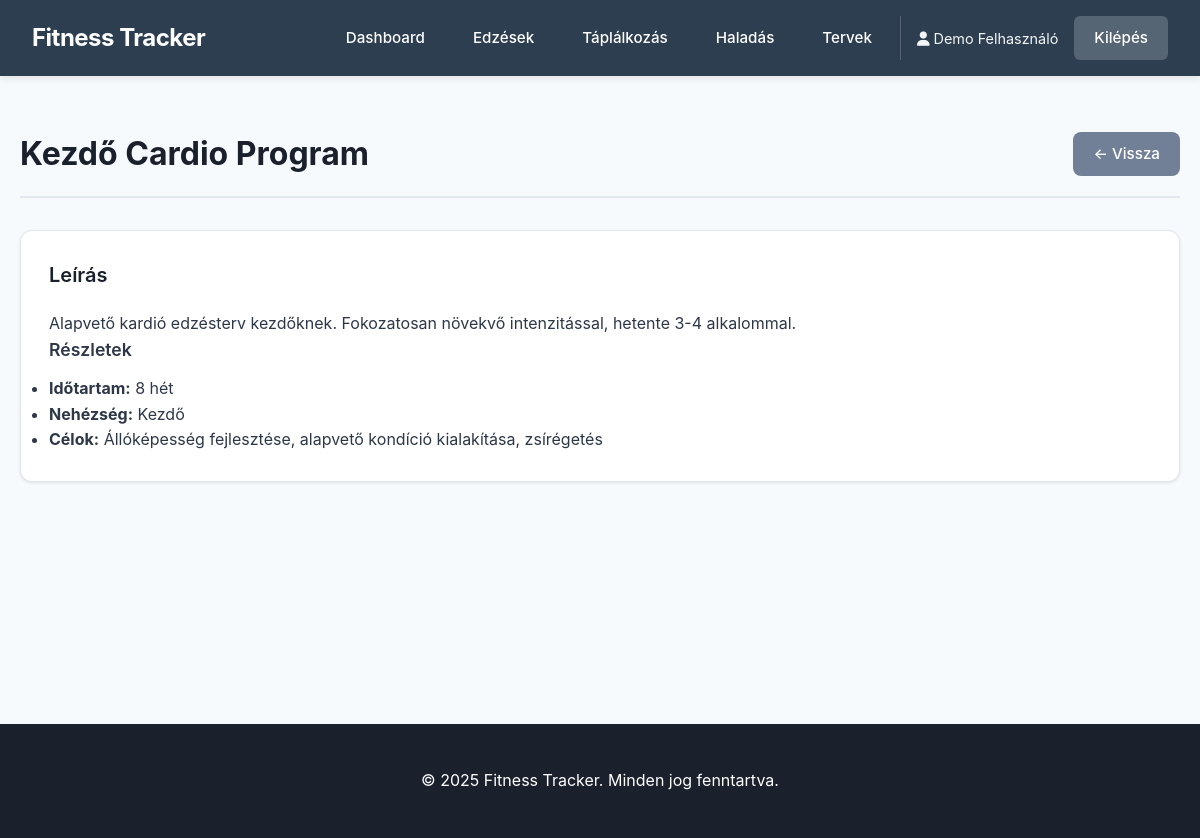
The app's page /index.php?action=plan_show&id=1 (signed in) with its own data.
### tables this page shows
CREATE TABLE workout_plans (
    id INT AUTO_INCREMENT PRIMARY KEY,
    user_id INT NOT NULL,
    name VARCHAR(100) NOT NULL,
    description TEXT,
    duration_weeks INT NOT NULL,
    difficulty ENUM('Kezdő', 'Haladó', 'Professzionális') NOT NULL,
    goals TEXT,
    is_template BOOLEAN DEFAULT FALSE,
    created_at TIMESTAMP DEFAULT CURRENT_TIMESTAMP,
    FOREIGN KEY (user_id) REFERENCES users(id) ON DELETE CASCADE,
    INDEX idx_user (user_id),
    INDEX idx_template (is_template)
);

### controllers/BaseController.php (called while the page is built, shortened)
<?php
abstract class BaseController
{
    public function __construct($model)
    {
        $this->model = $model;
    }
    protected function render(string $view, array $data = []): void
    {
        extract($data);
        $viewFile = "views/{$view}.php";
        include $viewFile;
    }
}

### controllers/WorkoutPlanController.php (called while the page is built, shortened)
<?php
class WorkoutPlanController extends BaseController
{
    public function show(): void
    {
        $id = (int)($_GET['id'] ?? 0);
        $plan = $this->model->getById($id);
        $this->render('plan/show', [
            'plan' => $plan
        ]);
    }
}

### classes/Router.php (called while the page is built, shortened)
<?php
class Router
{
    private array $routes = [];
    private Database $database;
    public function __construct(Database $database)
    {
        $this->database = $database;
    }
    public function add(string $action, string $controllerClass, string $method, string $modelClass): void
    {
        $this->routes[$action] = [
            'controller' => $controllerClass,
            'method' => $method,
            'model' => $modelClass
        ];
    }
    public function dispatch(?string $action = null): void
    {
        $action = $action ?? $_GET['action'] ?? 'home';
        $route = $this->routes[$action];
        $model = new $route['model']($this->database);
        $controller = new $route['controller']($model);
        $method = $route['method'];
        $controller->$method();
    }
}

### index.php (called while the page is built, shortened)
<?php
require_once 'config/database.php';
require_once 'classes/Database.php';
require_once 'classes/Router.php';
require_once 'models/BaseModel.php';
require_once 'controllers/BaseController.php';
require_once 'controllers/WorkoutPlanController.php';
$database = Database::getInstance();
$router = new Router($database);
$router->add('login', AuthController::class, 'login', User::class);
$router->add('register', AuthController::class, 'register', User::class);
$router->add('logout', AuthController::class, 'logout', User::class);
$router->add('home', DashboardController::class, 'home', User::class);
$router->add('workout_list', WorkoutController::class, 'list', Workout::class);
$router->add('workout_create', WorkoutController::class, 'create', Workout::class);
$router->add('workout_edit', WorkoutController::class, 'edit', Workout::class);
$router->add('workout_delete', WorkoutController::class, 'delete', Workout::class);
$router->add('nutrition_list', NutritionController::class, 'list', Nutrition::class);
$router->add('nutrition_create', NutritionController::class, 'create', Nutrition::class);
$router->add('nutrition_edit', NutritionController::class, 'edit', Nutrition::class);
$router->add('nutrition_delete', NutritionController::class, 'delete', Nutrition::class);
$router->add('calculator', NutritionController::class, 'calculator', Nutrition::class);
$router->add('progress_list', ProgressController::class, 'list', Progress::class);
$router->add('progress_create', ProgressController::class, 'create', Progress::class);
$router->add('progress_charts', ProgressController::class, 'charts', Progress::class);
$router->add('plan_list', WorkoutPlanController::class, 'list', WorkoutPlan::class);
$router->add('plan_create', WorkoutPlanController::class, 'create', WorkoutPlan::class);
$router->add('plan_show', WorkoutPlanController::class, 'show', WorkoutPlan::class);
$router->add('plan_clone', WorkoutPlanController::class, 'clone', WorkoutPlan::class);
$router->dispatch();

### models/BaseModel.php (called while the page is built, shortened)
<?php
abstract class BaseModel
{
    protected mysqli $db;
    protected string $table;
    public function __construct(Database $database)
    {
        $this->db = $database->getConnection();
    }
    public function getById(int $id): ?array
    {
        $sql = "SELECT * FROM {$this->table} WHERE id = ?";
        $stmt = $this->db->prepare($sql);
        $stmt->bind_param('i', $id);
        $stmt->execute();
        $result = $stmt->get_result();
        return $result->fetch_assoc();
    }
}

### classes/Database.php (called while the page is built, shortened)
<?php
class Database
{
    private mysqli $connection;
    private function __construct()
    {
        $this->connection = new mysqli(
            DB_HOST,
            DB_USER,
            DB_PASS,
            DB_NAME
        );
        $this->connection->set_charset(DB_CHARSET);
    }
    public function getConnection(): mysqli
    {
        return $this->connection;
    }
}

### views/plan/show.php (the view)
<?php include 'views/layouts/header.php'; ?>
<div class="container">
    <div class="page-header">
        <h1><?php echo htmlspecialchars($plan['name']); ?></h1>
        <a href="index.php?action=plan_list" class="btn btn-secondary">← Vissza</a>
    </div>
    <div class="card">
        <h2>Leírás</h2>
        <p><?php echo nl2br(htmlspecialchars($plan['description'])); ?></p>
        <h3>Részletek</h3>
        <ul>
            <li><strong>Időtartam:</strong> <?php echo $plan['duration_weeks']; ?> hét</li>
            <li><strong>Nehézség:</strong> <?php echo htmlspecialchars($plan['difficulty']); ?></li>
            <?php if ($plan['goals']): ?>
            <li><strong>Célok:</strong> <?php echo nl2br(htmlspecialchars($plan['goals'])); ?></li>
            <?php endif; ?>
        </ul>
    </div>
</div>
<?php include 'views/layouts/footer.php'; ?>

### public/css/style.css (style rules this page uses)
* { margin: 0; padding: 0; box-sizing: border-box; }
body { font-family: 'Inter', -apple-system, BlinkMacSystemFont, 'Segoe UI', sans-serif; line-height: 1.6; color: #2d3748; background-color: #f7fafc; }
.container { max-width: 1400px; margin: 0 auto; padding: 20px; }
.page-header { display: flex; justify-content: space-between; align-items: center; margin-bottom: 2rem; padding-bottom: 1rem; border-bottom: 2px solid #e2e8f0; }
.page-header h1 { color: #1a202c; font-size: 2rem; font-weight: 700; }
.card { background: white; border-radius: 12px; padding: 1.75rem; margin-bottom: 1.5rem; box-shadow: 0 1px 3px rgba(0,0,0,0.1); border: 1px solid #e2e8f0; }
.card h2 { color: #1a202c; margin-bottom: 1.25rem; font-size: 1.25rem; font-weight: 600; }
.card h3 { color: #2d3748; margin-bottom: 0.75rem; font-size: 1.1rem; font-weight: 600; }
.btn { display: inline-flex; align-items: center; justify-content: center; gap: 0.5rem; padding: 0.625rem 1.25rem; border: none; border-radius: 8px; font-size: 0.95rem; font-weight: 500; cursor: pointer; text-decoration: none; transition: all 0.2s; }
.btn-secondary { background-color: #718096; color: white; }

### records on screen
workout_plans: name "Kezdő Cardio Program", description "Alapvető kardió edzésterv kezdőknek. Fokozatosan növekvő intenzitással, hetente 3-4 alkalommal.", duration_weeks "8", difficulty "Kezdő", goals "Állóképesség fejlesztése, alapvető kondíció kialakítása, zsírégetés"

### other values on screen
$_SESSION['user_name'] "Demo Felhasználó"
